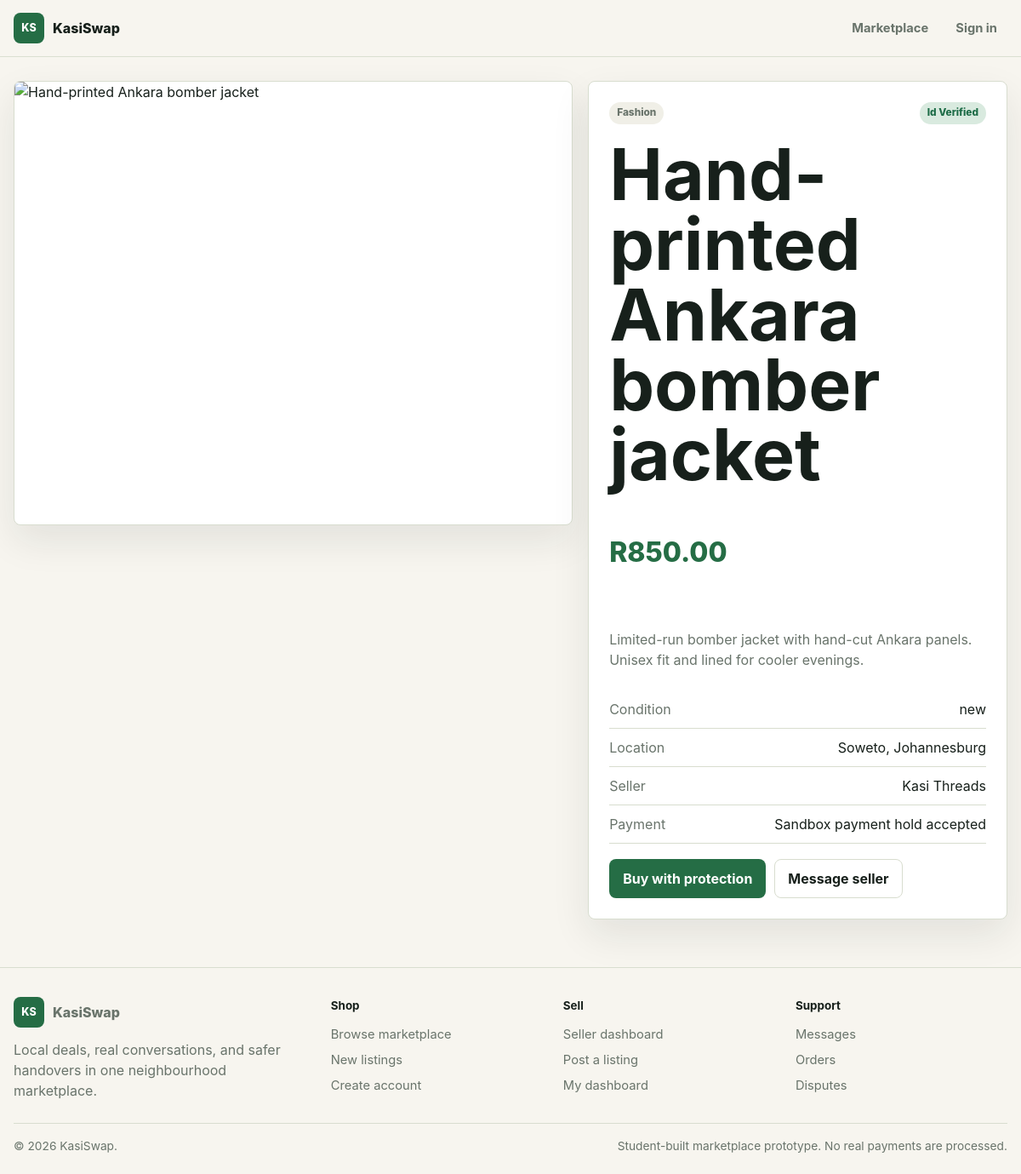
/listing.php?id=1, run on the app's committed database.
### tables this page shows
CREATE TABLE listings (
  id INT AUTO_INCREMENT PRIMARY KEY,
  seller_id INT NOT NULL,
  category_id INT NOT NULL,
  title VARCHAR(160) NOT NULL,
  slug VARCHAR(180) NOT NULL UNIQUE,
  description TEXT NOT NULL,
  price DECIMAL(10,2) NOT NULL,
  item_condition ENUM('new', 'like_new', 'good', 'fair') NOT NULL,
  status ENUM('active', 'reserved', 'sold', 'draft', 'hidden') NOT NULL DEFAULT 'active',
  location_township VARCHAR(100) NOT NULL,
  location_city VARCHAR(100) NOT NULL,
  accepts_escrow TINYINT(1) NOT NULL DEFAULT 1,
  accepts_delivery TINYINT(1) NOT NULL DEFAULT 1,
  created_at TIMESTAMP NOT NULL DEFAULT CURRENT_TIMESTAMP,
  CONSTRAINT fk_listings_seller FOREIGN KEY (seller_id) REFERENCES users(id),
  CONSTRAINT fk_listings_category FOREIGN KEY (category_id) REFERENCES categories(id),
  INDEX idx_listings_search (status, category_id, location_township, price)
);

CREATE TABLE categories (
  id INT AUTO_INCREMENT PRIMARY KEY,
  name VARCHAR(100) NOT NULL,
  slug VARCHAR(100) NOT NULL UNIQUE
);

CREATE TABLE users (
  id INT AUTO_INCREMENT PRIMARY KEY,
  full_name VARCHAR(120) NOT NULL,
  username VARCHAR(80) NOT NULL UNIQUE,
  email VARCHAR(160) NOT NULL UNIQUE,
  phone VARCHAR(30) NULL,
  password_hash VARCHAR(255) NOT NULL,
  role ENUM('buyer', 'seller', 'admin') NOT NULL DEFAULT 'buyer',
  verification_level ENUM('none', 'phone', 'id_verified', 'premium') NOT NULL DEFAULT 'none',
  township VARCHAR(100) NULL,
  city VARCHAR(100) NULL,
  status ENUM('active', 'suspended') NOT NULL DEFAULT 'active',
  created_at TIMESTAMP NOT NULL DEFAULT CURRENT_TIMESTAMP
);

CREATE TABLE seller_profiles (
  user_id INT PRIMARY KEY,
  store_name VARCHAR(120) NOT NULL,
  store_bio TEXT NULL,
  response_time_hours INT NULL,
  total_sales INT NOT NULL DEFAULT 0,
  CONSTRAINT fk_seller_profiles_user FOREIGN KEY (user_id) REFERENCES users(id) ON DELETE CASCADE
);

### app/helpers.php (called while the page is built, shortened)
<?php
function e(?string $value): string
{
    return htmlspecialchars($value ?? '', ENT_QUOTES, 'UTF-8');
}
function money(float|string|int $amount): string
{
    return 'R' . number_format((float) $amount, 2);
}
function is_active(string $path): string
{
    $current = basename(parse_url($_SERVER['REQUEST_URI'], PHP_URL_PATH) ?: 'index.php');
    return $current === $path ? 'active' : '';
}

### app/security.php (called while the page is built, shortened)
<?php
function current_user(): ?array
{
    if (empty($_SESSION['user_id'])) {
        return null;
    }
    $stmt = db()->prepare('SELECT * FROM users WHERE id = ? AND status = "active" LIMIT 1');
    $stmt->execute([$_SESSION['user_id']]);
    $user = $stmt->fetch();
    return $user;
}

### app/database.php (called while the page is built, shortened)
<?php
function db(): PDO
{
    static $pdo = null;
    if ($pdo instanceof PDO) {
        return $pdo;
    }
    $config = app_config();
    $dsn = sprintf(
        'mysql:host=%s;port=%s;dbname=%s;charset=utf8mb4',
        $config['db_host'],
        $config['db_port'],
        $config['db_name']
    );
    $pdo = new PDO($dsn, $config['db_user'], $config['db_pass'], [
        PDO::ATTR_ERRMODE => PDO::ERRMODE_EXCEPTION,
        PDO::ATTR_DEFAULT_FETCH_MODE => PDO::FETCH_ASSOC,
        PDO::ATTR_EMULATE_PREPARES => false,
    ]);
    return $pdo;
}

### app/services.php (called while the page is built, shortened)
<?php
function get_listing_image(int $listingId): string
{
    $stmt = db()->prepare('SELECT image_path FROM listing_images WHERE listing_id = ? ORDER BY is_primary DESC, id ASC LIMIT 1');
    $stmt->execute([$listingId]);
    $image = $stmt->fetchColumn();
    return $image ?: '/assets/img/placeholder.svg';
}
function get_listing(int $id): ?array
{
    $stmt = db()->prepare(
        'SELECT l.*, c.name AS category_name, u.full_name AS seller_name, u.verification_level, u.township AS seller_township,
                sp.store_name, sp.store_bio, sp.total_sales
         FROM listings l
         JOIN categories c ON c.id = l.category_id
         JOIN users u ON u.id = l.seller_id
         LEFT JOIN seller_profiles sp ON sp.user_id = u.id
         WHERE l.id = ? LIMIT 1'
    );
    $stmt->execute([$id]);
    $listing = $stmt->fetch();
    $listing['image_path'] = get_listing_image((int) $listing['id']);
    return $listing;
}

### public/listing.php (the view, shortened to what this page needs)
<?php
$listing = get_listing((int) ($_GET['id'] ?? 0));
render_header($listing['title']);
?>
<section class="detail-layout">
    <div class="detail-media">
        <img src="<?= e($listing['image_path']) ?>" alt="<?= e($listing['title']) ?>">
    </div>
    <article class="detail-panel">
        <div class="row between wrap">
            <span class="badge muted"><?= e($listing['category_name']) ?></span>
            <?= status_badge($listing['verification_level']) ?>
        </div>
        <h1><?= e($listing['title']) ?></h1>
        <p class="price"><?= money($listing['price']) ?></p>
        <p><?= e($listing['description']) ?></p>
        <dl class="meta-list">
            <div><dt>Condition</dt><dd><?= e(str_replace('_', ' ', $listing['item_condition'])) ?></dd></div>
            <div><dt>Location</dt><dd><?= e($listing['location_township']) ?>, <?= e($listing['location_city']) ?></dd></div>
            <div><dt>Seller</dt><dd><?= e($listing['store_name'] ?? $listing['seller_name']) ?></dd></div>
            <div><dt>Payment</dt><dd><?= $listing['accepts_escrow'] ? 'Sandbox payment hold accepted' : 'Direct arrangement only' ?></dd></div>
        </dl>
        <div class="actions">
            <a class="button primary" href="/checkout.php?listing_id=<?= (int) $listing['id'] ?>">Buy with protection</a>
            <a class="button secondary" href="/messages.php?listing_id=<?= (int) $listing['id'] ?>&seller_id=<?= (int) $listing['seller_id'] ?>">Message seller</a>
        </div>
    </article>
</section>
<?php render_footer(); ?>

### app/layout.php (shortened to what this page needs)
<?php
function render_header(string $title = APP_NAME): void
{
    $user = current_user();
    ?>
    <!doctype html>
    <html lang="en">
    <head>
        <link rel="stylesheet" href="/assets/css/styles.css">
    </head>
    <body>
        <header class="site-header">
            <a class="brand" href="/index.php">
                <span class="brand-mark">KS</span>
                <span>KasiSwap</span>
            </a>
            <nav class="site-nav" data-nav>
                <a class="<?= is_active('marketplace.php') ?>" href="/marketplace.php">Marketplace</a>
                <?php if ($user): ?>
                    <a class="<?= is_active('dashboard.php') ?>" href="/dashboard.php">Dashboard</a>
                    <a class="<?= is_active('orders.php') ?>" href="/orders.php">Orders</a>
                    <a class="<?= is_active('messages.php') ?>" href="/messages.php">Messages</a>
                    <?php if ($user['role'] === 'seller' || $user['role'] === 'admin'): ?>
                        <a class="<?= is_active('seller-listings.php') ?>" href="/seller-listings.php">Seller</a>
                    <?php endif; ?>
                    <?php if ($user['role'] === 'admin'): ?>
                        <a href="/admin/index.php">Admin</a>
                    <?php endif; ?>
                    <a href="/logout.php">Logout</a>
                <?php else: ?>
                    <a class="<?= is_active('auth.php') ?>" href="/auth.php">Sign in</a>
                <?php endif; ?>
            </nav>
        </header>
        <main>
    <?php
}
function render_footer(): void
{
    ?>
        </main>
        <footer class="site-footer">
            <div class="footer-grid">
                <section>
                    <a class="brand footer-brand" href="/index.php">
                        <span class="brand-mark">KS</span>
                        <span>KasiSwap</span>
                    </a>
                    <p>Local deals, real conversations, and safer handovers in one neighbourhood marketplace.</p>
                </section>
                <section>
                    <h2>Shop</h2>
                    <a href="/marketplace.php">Browse marketplace</a>
                    <a href="/marketplace.php?sort=newest">New listings</a>
                    <a href="/auth.php">Create account</a>
                </section>
                <section>
                    <h2>Sell</h2>
                    <a href="/seller-listings.php">Seller dashboard</a>
                    <a href="/seller-listing-form.php">Post a listing</a>
                    <a href="/dashboard.php">My dashboard</a>
                </section>
                <section>
                    <h2>Support</h2>
                    <a href="/messages.php">Messages</a>
                    <a href="/orders.php">Orders</a>
                    <a href="/disputes.php">Disputes</a>
                </section>
            </div>
            <div class="footer-bottom">
                <span>&copy; <?= date('Y') ?> KasiSwap.</span>
                <span>Student-built marketplace prototype. No real payments are processed.</span>
            </div>
        </footer>
    </body>
    </html>
    <?php
}
function status_badge(string $value): string
{
    $class = match ($value) {
        'active', 'released', 'confirmed', 'approved', 'id_verified', 'premium' => 'success',
        'pending_payment', 'pending', 'under_review', 'in_escrow', 'shipped', 'delivered', 'phone' => 'warning',
        'disputed', 'refunded', 'rejected', 'hidden', 'suspended' => 'danger',
        default => 'muted',
    };
    return '<span class="badge ' . $class . '">' . e(str_replace('_', ' ', $value)) . '</span>';
}

### public/assets/css/styles.css (style rules this page uses)
:root { --bg: #f7f5ef; --surface: #ffffff; --surface-2: #f0efe7; --text: #17201b; --muted: #69746b; --line: #d8ddcf; --primary: #256d45; --primary-dark: #184a31; --primary-soft: #dfead6; --warning: #9b6b17; --warning-soft: #fff2cc; --danger: #a13d3a; --danger-soft: #f8d9d8; --success: #1d6c47; --success-soft: #d9eadf; --shadow: 0 18px 45px rgba(26, 38, 31, 0.09); color-scheme: light; }
* { box-sizing: border-box; }
body { margin: 0; background: var(--bg); color: var(--text); font-family: Inter, ui-sans-serif, system-ui, -apple-system, BlinkMacSystemFont, "Segoe UI", sans-serif; line-height: 1.5; }
a { color: inherit; text-decoration: none; }
img { display: block; max-width: 100%; }
main { width: min(1180px, calc(100% - 32px)); margin: 0 auto; padding: 28px 0 56px; }
.site-header { position: sticky; top: 0; z-index: 20; display: flex; align-items: center; justify-content: space-between; gap: 18px; border-bottom: 1px solid rgba(216, 221, 207, 0.9); background: rgba(247, 245, 239, 0.92); padding: 14px max(16px, calc((100vw - 1180px) / 2)); backdrop-filter: blur(12px); }
.brand { display: inline-flex; align-items: center; gap: 10px; font-weight: 800; }
.brand-mark { display: inline-flex; width: 36px; height: 36px; align-items: center; justify-content: center; border-radius: 8px; background: var(--primary); color: #fff; font-size: 0.78rem; }
.site-nav { display: flex; align-items: center; gap: 8px; }
.site-nav a { border-radius: 999px; color: var(--muted); font-size: 0.92rem; font-weight: 650; padding: 8px 12px; }
.site-footer { border-top: 1px solid var(--line); color: var(--muted); padding: 34px max(16px, calc((100vw - 1180px) / 2)) 22px; }
.footer-grid { display: grid; grid-template-columns: 1.4fr repeat(3, minmax(140px, 1fr)); gap: 24px; }
.footer-grid section { display: grid; align-content: start; gap: 8px; }
.footer-brand { justify-self: start; margin-bottom: 6px; }
.footer-grid h2 { margin: 0 0 4px; color: var(--text); font-size: 0.84rem; }
.footer-grid p { max-width: 360px; margin: 0; }
.footer-grid a:not(.brand) { color: var(--muted); font-size: 0.92rem; }
.footer-bottom { display: flex; flex-wrap: wrap; gap: 10px 18px; justify-content: space-between; border-top: 1px solid var(--line); margin-top: 26px; padding-top: 16px; font-size: 0.86rem; }
.hero h1, .page-heading h1, .detail-panel h1 { margin: 0; max-width: 780px; font-size: clamp(2.4rem, 7vw, 5.8rem); line-height: 0.98; letter-spacing: 0; }
.hero-lead, .page-heading p, .detail-panel p { color: var(--muted); max-width: 640px; }
.actions { display: flex; flex-wrap: wrap; gap: 10px; align-items: center; }
.button { display: inline-flex; min-height: 42px; align-items: center; justify-content: center; border: 1px solid transparent; border-radius: 8px; cursor: pointer; font-weight: 750; padding: 10px 15px; }
.button.primary { background: var(--primary); color: #fff; }
.button.secondary { border-color: var(--line); background: var(--surface); color: var(--text); }
.stats-grid span, .listing-card p, .listing-card span, .meta-list dt { color: var(--muted); }
.row { display: flex; align-items: center; gap: 10px; }
.between { justify-content: space-between; }
.wrap { flex-wrap: wrap; }
.badge { display: inline-flex; align-items: center; border-radius: 999px; font-size: 0.74rem; font-weight: 800; line-height: 1; padding: 7px 9px; text-transform: capitalize; }
.badge.success { background: var(--success-soft); color: var(--success); }
.badge.muted { background: var(--surface-2); color: var(--muted); }
.auth-grid, .dashboard-grid, .checkout-layout, .detail-layout { display: grid; grid-template-columns: minmax(0, 1fr) minmax(320px, 0.75fr); gap: 18px; align-items: start; }
.detail-media, .detail-panel { border: 1px solid var(--line); border-radius: 8px; background: var(--surface); box-shadow: var(--shadow); }
.detail-media { overflow: hidden; }
.detail-media img { width: 100%; min-height: 520px; object-fit: cover; }
.detail-panel { display: grid; gap: 18px; padding: 24px; }
.price { color: var(--primary) !important; font-size: 2rem; font-weight: 850; }
.meta-list { display: grid; gap: 10px; margin: 0; }
.meta-list div { display: flex; justify-content: space-between; gap: 16px; border-bottom: 1px solid var(--line); padding-bottom: 10px; }

### data on the page
listings: category.name "Fashion", seller.verification_level "Id Verified", title "Hand-printed Ankara bomber jacket", price "R850.00", description "Limited-run bomber jacket with hand-cut Ankara panels. Unisex fit and lined for cooler evenings.", item_condition "new", location_township "Soweto", location_city "Johannesburg", seller_profiles.store_name "Kasi Threads"
